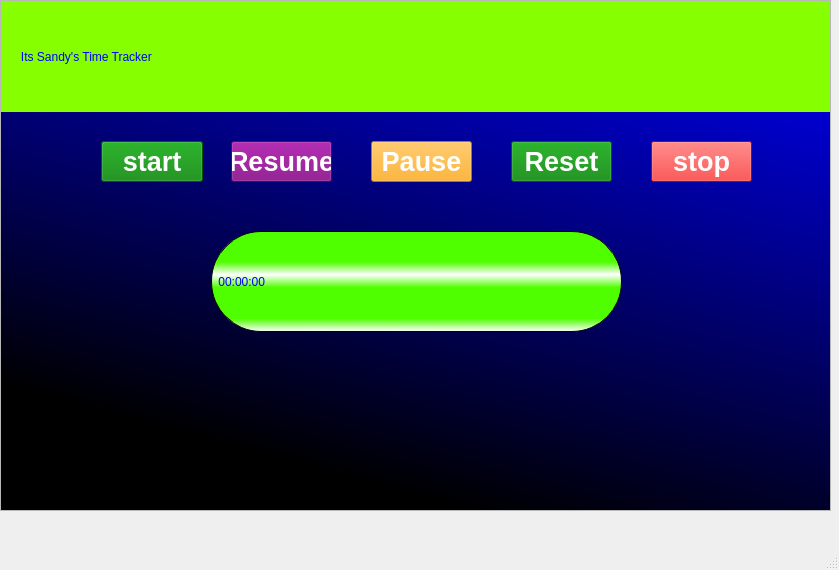
<?xml version="1.0" encoding="UTF-8"?>
<ui version="4.0">
 <class>TimeTracker</class>
 <widget class="QMainWindow" name="TimeTracker">
  <property name="geometry">
   <rect>
    <x>0</x>
    <y>0</y>
    <width>839</width>
    <height>570</height>
   </rect>
  </property>
  <property name="minimumSize">
   <size>
    <width>839</width>
    <height>570</height>
   </size>
  </property>
  <property name="maximumSize">
   <size>
    <width>839</width>
    <height>570</height>
   </size>
  </property>
  <property name="windowTitle">
   <string>TimeTracker</string>
  </property>
  <property name="styleSheet">
   <string notr="true"/>
  </property>
  <widget class="QWidget" name="centralWidget">
   <widget class="QScrollArea" name="scrollArea">
    <property name="geometry">
     <rect>
      <x>0</x>
      <y>0</y>
      <width>831</width>
      <height>511</height>
     </rect>
    </property>
    <property name="widgetResizable">
     <bool>true</bool>
    </property>
    <widget class="QWidget" name="scrollAreaWidgetContents">
     <property name="geometry">
      <rect>
       <x>0</x>
       <y>0</y>
       <width>829</width>
       <height>509</height>
      </rect>
     </property>
     <widget class="QPushButton" name="start">
      <property name="geometry">
       <rect>
        <x>100</x>
        <y>140</y>
        <width>102</width>
        <height>41</height>
       </rect>
      </property>
      <property name="toolTip">
       <string>&lt;html&gt;&lt;head/&gt;&lt;body&gt;&lt;p&gt;&lt;br/&gt;&lt;/p&gt;&lt;/body&gt;&lt;/html&gt;</string>
      </property>
      <property name="styleSheet">
       <string notr="true">background-color:green;
font-size: 20pt;
font-weight: bold;
color: white</string>
      </property>
      <property name="text">
       <string>start</string>
      </property>
     </widget>
     <widget class="QPushButton" name="Pause">
      <property name="geometry">
       <rect>
        <x>370</x>
        <y>140</y>
        <width>101</width>
        <height>41</height>
       </rect>
      </property>
      <property name="styleSheet">
       <string notr="true">background-color:orange;
font-size: 20pt;
font-weight: bold;
color: white;s</string>
      </property>
      <property name="text">
       <string>Pause</string>
      </property>
     </widget>
     <widget class="QPushButton" name="Resume">
      <property name="geometry">
       <rect>
        <x>230</x>
        <y>140</y>
        <width>101</width>
        <height>41</height>
       </rect>
      </property>
      <property name="styleSheet">
       <string notr="true">background-color:purple;
font-size: 20pt;
font-weight: bold;
color: white;</string>
      </property>
      <property name="text">
       <string>Resume</string>
      </property>
     </widget>
     <widget class="QPushButton" name="Reset">
      <property name="geometry">
       <rect>
        <x>510</x>
        <y>140</y>
        <width>101</width>
        <height>41</height>
       </rect>
      </property>
      <property name="styleSheet">
       <string notr="true">background-color:green;
font-size: 20pt;
font-weight: bold;
color: white;s</string>
      </property>
      <property name="text">
       <string>Reset</string>
      </property>
     </widget>
     <widget class="QPushButton" name="stop">
      <property name="geometry">
       <rect>
        <x>650</x>
        <y>140</y>
        <width>101</width>
        <height>41</height>
       </rect>
      </property>
      <property name="styleSheet">
       <string notr="true">background-color:red;
font-size: 20pt;
font-weight: bold;
color: white;</string>
      </property>
      <property name="text">
       <string>stop</string>
      </property>
     </widget>
     <widget class="QLabel" name="label_3">
      <property name="geometry">
       <rect>
        <x>0</x>
        <y>0</y>
        <width>831</width>
        <height>511</height>
       </rect>
      </property>
      <property name="minimumSize">
       <size>
        <width>831</width>
        <height>511</height>
       </size>
      </property>
      <property name="maximumSize">
       <size>
        <width>831</width>
        <height>511</height>
       </size>
      </property>
      <property name="styleSheet">
       <string notr="true">background-color:qlineargradient(spread:pad, x1:0.564354, y1:1, x2:1, y2:0, stop:0 rgba(0, 0, 0, 255), stop:1 rgba(0, 0, 255, 255));
font-size: 64pt;
font-weight: bold;
color: red;</string>
      </property>
      <property name="text">
       <string/>
      </property>
     </widget>
     <widget class="QLabel" name="label_4">
      <property name="geometry">
       <rect>
        <x>0</x>
        <y>0</y>
        <width>831</width>
        <height>111</height>
       </rect>
      </property>
      <property name="styleSheet">
       <string notr="true">font:sqlineargradient(spread:reflect, x1:1, y1:0.716, x2:1, y2:1, stop:1 rgba(79, 255, 0, 255));
background-color:rgb(134, 255, 0);
font: 75 italic 56pt &quot;URW Chancery L&quot;;
color: blue;</string>
      </property>
      <property name="text">
       <string>      Its Sandy's Time Tracker</string>
      </property>
     </widget>
     <widget class="QLabel" name="label">
      <property name="geometry">
       <rect>
        <x>210</x>
        <y>230</y>
        <width>411</width>
        <height>101</height>
       </rect>
      </property>
      <property name="styleSheet">
       <string notr="true">
background-color:qlineargradient(spread:reflect, x1:1, y1:0.716, x2:1, y2:1, stop:0.545455 rgba(79, 255, 0, 255), stop:1 rgba(255, 255, 255, 255));
font: bold 56pt &quot;Droid Arabic Naskh&quot;;
color:rgb(0, 0, 255);
border-style: solid;
 border-width:1px;
 border-radius:50px;</string>
      </property>
      <property name="text">
       <string> 00:00:00</string>
      </property>
     </widget>
     <zorder>label_3</zorder>
     <zorder>label_4</zorder>
     <zorder>start</zorder>
     <zorder>Pause</zorder>
     <zorder>Resume</zorder>
     <zorder>Reset</zorder>
     <zorder>stop</zorder>
     <zorder>label</zorder>
    </widget>
   </widget>
  </widget>
  <widget class="QStatusBar" name="statusBar"/>
 </widget>
 <layoutdefault spacing="6" margin="11"/>
 <resources/>
 <connections/>
</ui>
